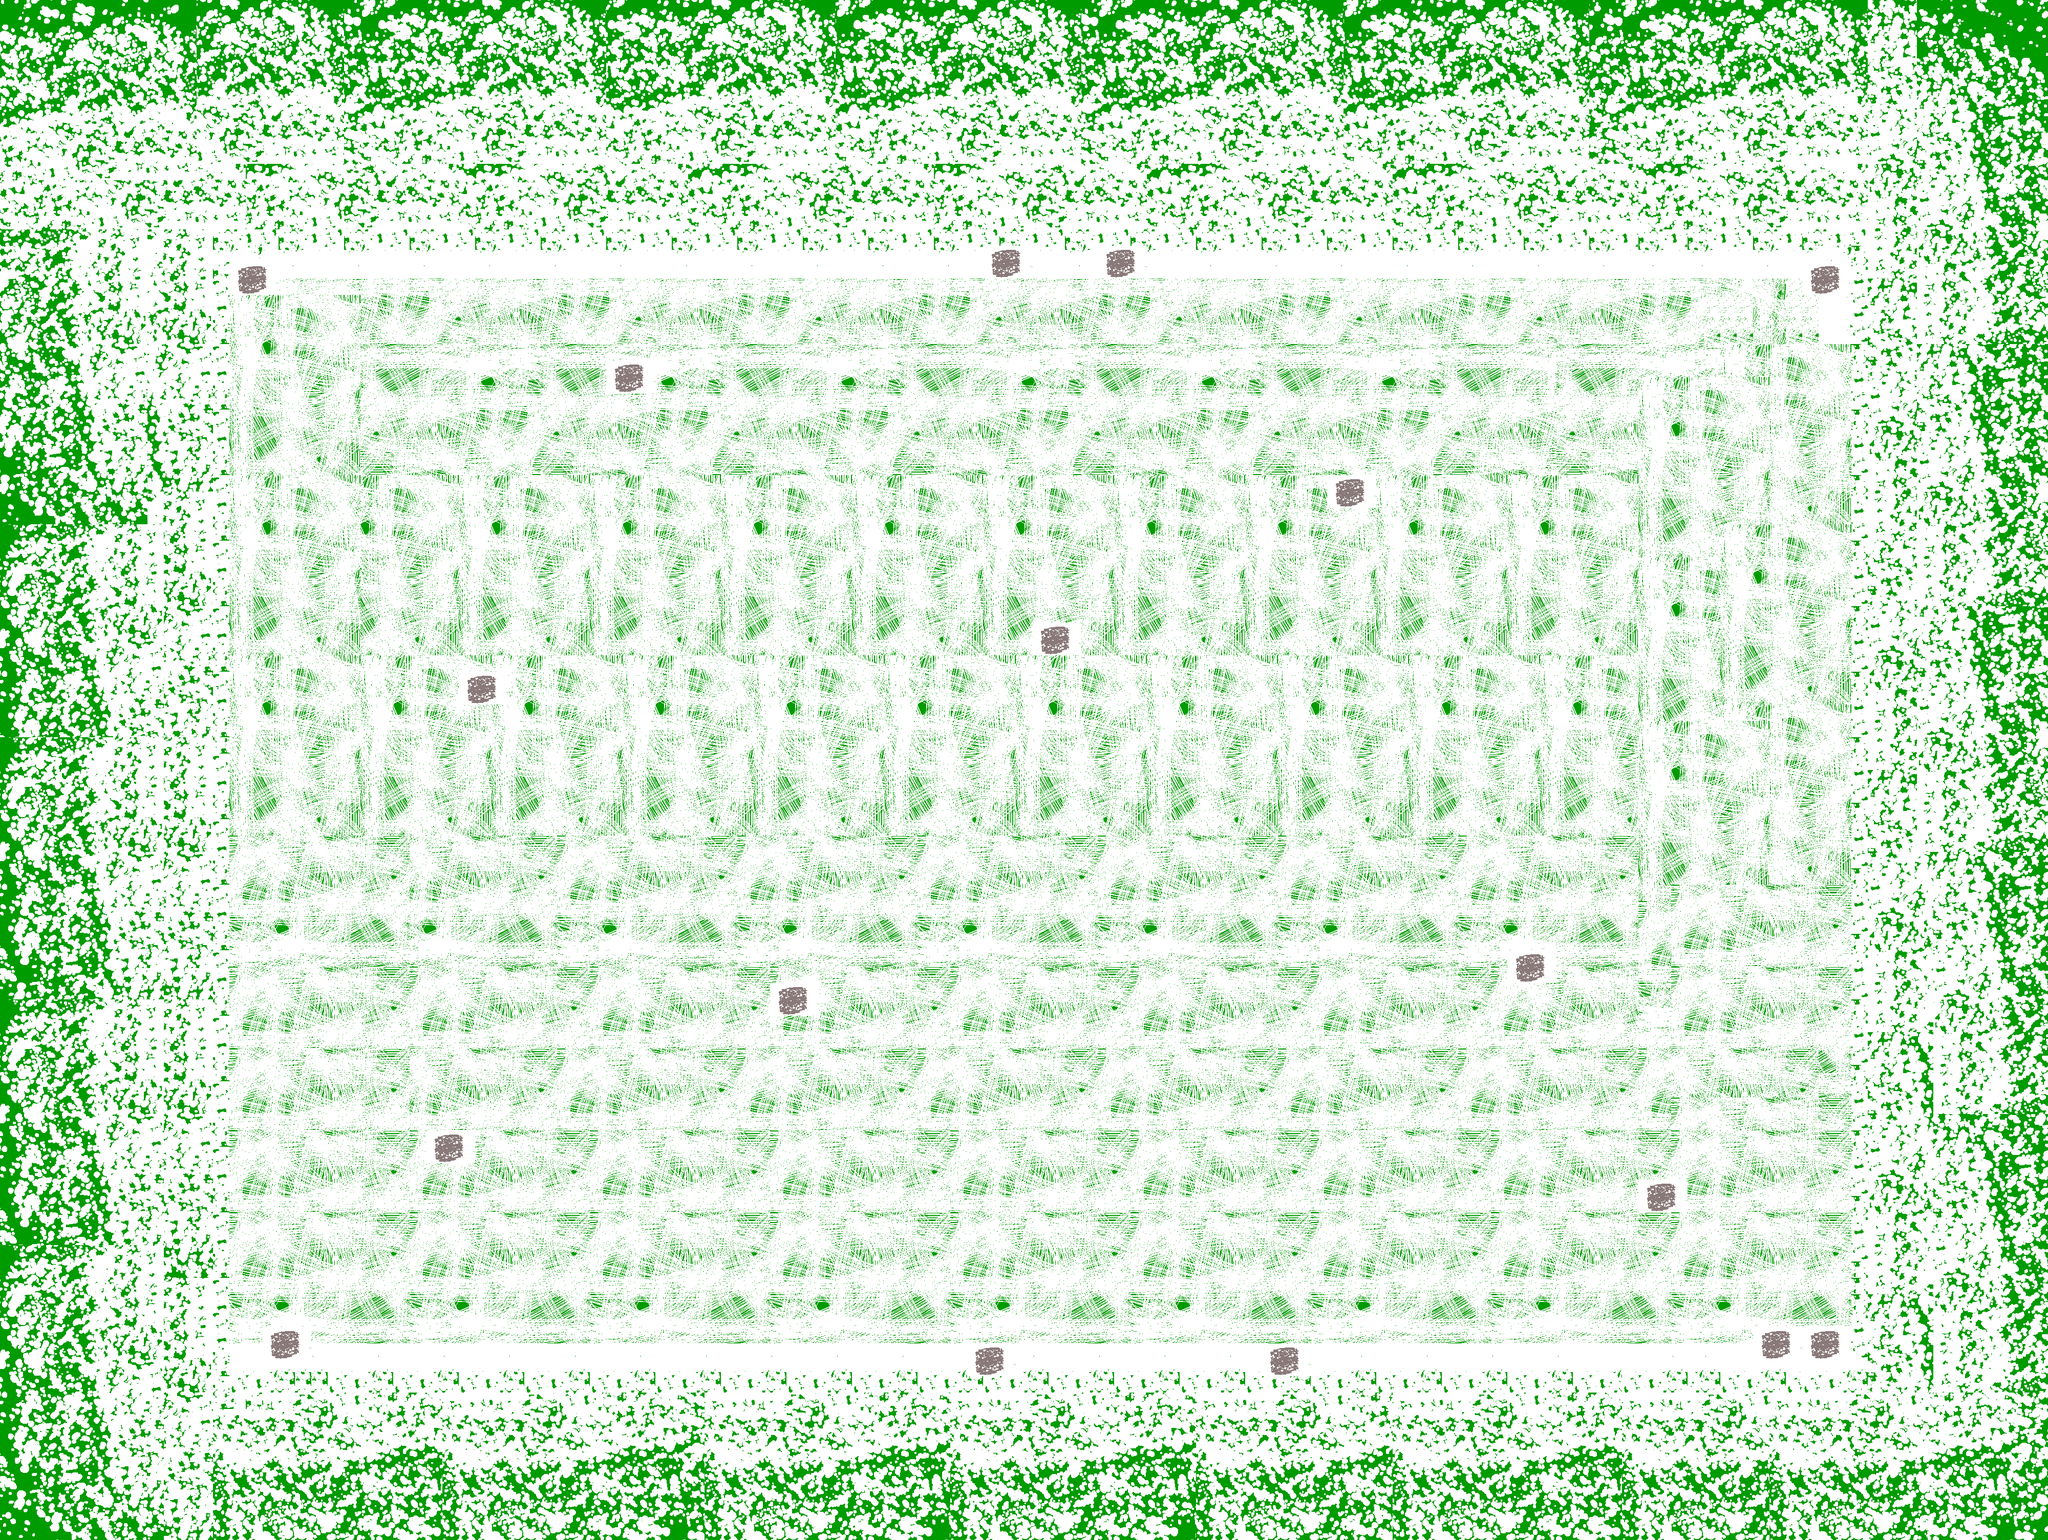

Rendered tile map (Tiled .tmx) drawn with the repository's tilesets; below, a short description and the map source with its tile grids summarised:
An orthogonal 125x94 tile map with 32x32 px tiles, 1 tile layer (Tile Layer 1).

<map version="1.10" tiledversion="1.11.2" orientation="orthogonal" renderorder="right-down" width="125" height="94" tilewidth="32" tileheight="32" infinite="0" nextlayerid="2" nextobjectid="1">
 <tileset firstgid="1" source="tileset1.tsx" />
 <layer id="1" name="Tile Layer 1" width="125" height="94">
  <data>[11750 cells, 11750 non-empty, 329 distinct tile ids]</data>
 </layer>
</map>
